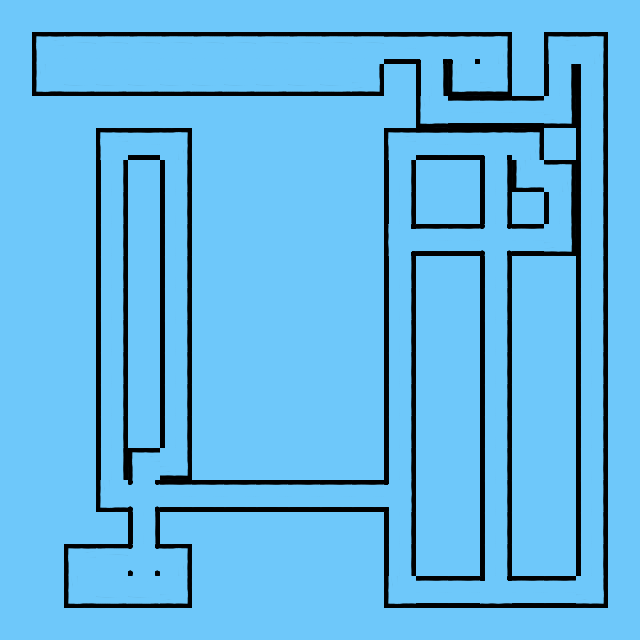

The image is a tile-based game level rendered from a .tmx file. Its description and complete source (layers, tilesets, objects, tile grids) follow:
An orthogonal 20x20 tile map with 32x32 px tiles, 1 tile layer (dungeon), 2 tilesets and 11 objects.

<map version="1.10" tiledversion="1.11.2" orientation="orthogonal" renderorder="right-down" width="20" height="20" tilewidth="32" tileheight="32" infinite="0" nextlayerid="3" nextobjectid="21">
 <editorsettings>
  <export target="../exports/prom_breach_1f.json" format="json" />
 </editorsettings>
 <properties>
  <property name="ambient_sound" value="" />
  <property name="area_name" value="Prometheus" />
  <property name="auto_map_available" type="bool" value="true" />
  <property name="bgm" value="" />
  <property name="description" value="The mangled carcasses of two ships colliding..." />
  <property name="encounter_rate" type="float" value="0" />
  <property name="floor_id" value="prometheus_breach_1f" />
  <property name="floor_name" value="Breach - 1F" />
  <property name="lighting" value="" />
  <property name="size_x" type="int" value="20" />
  <property name="size_y" type="int" value="20" />
  <property name="starting_rotation" type="int" value="270" />
  <property name="starting_x" type="int" value="5" />
  <property name="starting_y" type="int" value="5" />
  <property name="sub_area_name" value="Breach" />
  <property name="view_distance" type="int" value="5" />
 </properties>
 <tileset firstgid="1" name="tiles" tilewidth="32" tileheight="32" tilecount="16" columns="0">
  <grid orientation="orthogonal" width="1" height="1" />
  <tile id="0">
   <image source="../../images/maps/tiles/empty.png" width="32" height="32" />
  </tile>
  <tile id="1">
   <image source="../../images/maps/tiles/wall_wse.png" width="32" height="32" />
  </tile>
  <tile id="2">
   <image source="../../images/maps/tiles/wall_nws.png" width="32" height="32" />
  </tile>
  <tile id="3">
   <image source="../../images/maps/tiles/wall_wne.png" width="32" height="32" />
  </tile>
  <tile id="4">
   <image source="../../images/maps/tiles/wall_nes.png" width="32" height="32" />
  </tile>
  <tile id="5">
   <image source="../../images/maps/tiles/t_intersection_nes.png" width="32" height="32" />
  </tile>
  <tile id="6">
   <image source="../../images/maps/tiles/t_intersection_nws.png" width="32" height="32" />
  </tile>
  <tile id="7">
   <image source="../../images/maps/tiles/t_intersection_wne.png" width="32" height="32" />
  </tile>
  <tile id="8">
   <image source="../../images/maps/tiles/t_intersection_wse.png" width="32" height="32" />
  </tile>
  <tile id="9">
   <image source="../../images/maps/tiles/hallway_we.png" width="32" height="32" />
  </tile>
  <tile id="10">
   <image source="../../images/maps/tiles/hallway_ns.png" width="32" height="32" />
  </tile>
  <tile id="11">
   <image source="../../images/maps/tiles/corner_es.png" width="32" height="32" />
  </tile>
  <tile id="12">
   <image source="../../images/maps/tiles/corner_ne.png" width="32" height="32" />
  </tile>
  <tile id="13">
   <image source="../../images/maps/tiles/corner_wn.png" width="32" height="32" />
  </tile>
  <tile id="14">
   <image source="../../images/maps/tiles/corner_ws.png" width="32" height="32" />
  </tile>
  <tile id="15">
   <image source="../../images/maps/tiles/cross.png" width="32" height="32" />
  </tile>
 </tileset>
 <tileset firstgid="17" name="events" tilewidth="32" tileheight="32" tilecount="9" columns="0">
  <grid orientation="orthogonal" width="1" height="1" />
  <tile id="0">
   <image source="../../images/maps/icons/teleporter.png" width="32" height="32" />
  </tile>
  <tile id="1">
   <image source="../../images/maps/icons/enemy.png" width="32" height="32" />
  </tile>
  <tile id="2">
   <image source="../../images/maps/icons/event.png" width="32" height="32" />
  </tile>
  <tile id="3">
   <image source="../../images/maps/icons/gathering.png" width="32" height="32" />
  </tile>
  <tile id="4">
   <image source="../../images/maps/icons/stairs_down.png" width="32" height="32" />
  </tile>
  <tile id="5">
   <image source="../../images/maps/icons/stairs_up.png" width="32" height="32" />
  </tile>
  <tile id="6">
   <image source="../../images/maps/icons/door_closed.png" width="32" height="32" />
  </tile>
  <tile id="7">
   <image source="../../images/maps/icons/terminal.png" width="32" height="32" />
  </tile>
  <tile id="8">
   <image source="../../images/maps/icons/examinable.png" width="32" height="32" />
  </tile>
 </tileset>
 <layer id="1" name="dungeon" width="20" height="20">
  <data encoding="csv">
1,1,1,1,1,1,1,1,1,1,1,1,1,1,1,1,1,1,1,1,
1,12,2,2,2,2,2,2,2,2,2,2,10,9,9,15,1,12,15,1,
1,13,4,4,4,4,4,4,4,4,4,14,1,11,13,14,1,11,11,1,
1,1,1,1,1,1,1,1,1,1,1,1,1,13,10,10,10,14,11,1,
1,1,1,12,10,15,1,1,1,1,1,1,12,10,10,9,15,1,11,1,
1,1,1,11,1,11,1,1,1,1,1,1,11,1,1,11,13,15,11,1,
1,1,1,11,1,11,1,1,1,1,1,1,11,1,1,11,1,11,11,1,
1,1,1,11,1,11,1,1,1,1,1,1,6,10,10,16,10,14,11,1,
1,1,1,11,1,11,1,1,1,1,1,1,11,1,1,11,1,1,11,1,
1,1,1,11,1,11,1,1,1,1,1,1,11,1,1,11,1,1,11,1,
1,1,1,11,1,11,1,1,1,1,1,1,11,1,1,11,1,1,11,1,
1,1,1,11,1,11,1,1,1,1,1,1,11,1,1,11,1,1,11,1,
1,1,1,11,1,11,1,1,1,1,1,1,11,1,1,11,1,1,11,1,
1,1,1,11,1,11,1,1,1,1,1,1,11,1,1,11,1,1,11,1,
1,1,1,11,12,14,1,1,1,1,1,1,11,1,1,11,1,1,11,1,
1,1,1,13,16,10,10,10,10,10,10,10,7,1,1,11,1,1,11,1,
1,1,1,1,11,1,1,1,1,1,1,1,11,1,1,11,1,1,11,1,
1,1,12,2,16,15,1,1,1,1,1,1,11,1,1,11,1,1,11,1,
1,1,13,4,4,14,1,1,1,1,1,1,13,10,10,8,10,10,14,1,
1,1,1,1,1,1,1,1,1,1,1,1,1,1,1,1,1,1,1,1
</data>
 </layer>
 <objectgroup id="2" name="events">
  <object id="5" gid="17" x="64" y="608" width="32" height="32">
   <properties>
    <property name="pair_id" value="tp1" />
    <property name="prompt_facing" value="w" />
   </properties>
  </object>
  <object id="6" gid="17" x="480" y="64" width="32" height="32">
   <properties>
    <property name="pair_id" value="tp1" />
    <property name="prompt_facing" value="n" />
   </properties>
  </object>
  <object id="7" gid="18" x="384" y="384" width="32" height="32">
   <properties>
    <property name="damage" type="int" value="5" />
   </properties>
  </object>
  <object id="8" gid="18" x="480" y="384" width="32" height="32">
   <properties>
    <property name="damage" type="int" value="5" />
   </properties>
  </object>
  <object id="13" gid="22" x="32" y="64" width="32" height="32" />
  <object id="14" gid="21" x="160" y="608" width="32" height="32" />
  <object id="15" gid="19" x="96" y="288" width="32" height="32">
   <properties>
    <property name="label" value="test_event_dialogue" />
    <property name="message" value="Test event triggered successfully" />
   </properties>
  </object>
  <object id="16" gid="20" x="384" y="160" width="32" height="32">
   <properties>
    <property name="amount" type="int" value="1" />
    <property name="item" value="scrap" />
   </properties>
  </object>
  <object id="17" gid="23" x="416" y="96" width="32" height="32" />
  <object id="18" gid="24" x="64" y="580" width="32" height="32">
   <properties>
    <property name="file" value="investigation/data/terminals/security_terminal_1f.json" />
    <property name="prompt_facing" value="w" />
    <property name="type" value="terminal" />
   </properties>
  </object>
  <object id="20" gid="25" x="128" y="480" width="32" height="32">
   <properties>
    <property name="file" value="investigation/data/examinables/research_journal.json" />
    <property name="type" value="examinable" />
   </properties>
  </object>
 </objectgroup>
</map>
